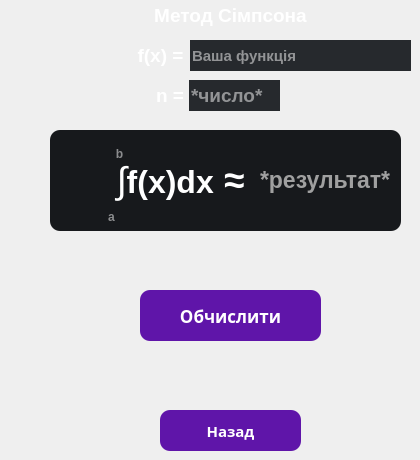
    <widget class="QWidget" name="page_2">
     <widget class="QLabel" name="label_meth2">
      <property name="geometry">
       <rect>
        <x>65</x>
        <y>0</y>
        <width>331</width>
        <height>31</height>
       </rect>
      </property>
      <property name="font">
       <font>
        <family>Segoe UI</family>
        <pointsize>14</pointsize>
        <weight>75</weight>
        <bold>true</bold>
       </font>
      </property>
      <property name="layoutDirection">
       <enum>Qt::LeftToRight</enum>
      </property>
      <property name="styleSheet">
       <string notr="true">color: rgb(255, 255, 255);</string>
      </property>
      <property name="frameShape">
       <enum>QFrame::NoFrame</enum>
      </property>
      <property name="text">
       <string>Метод Сімпсона</string>
      </property>
      <property name="alignment">
       <set>Qt::AlignCenter</set>
      </property>
     </widget>
     <widget class="QLabel" name="label_1_3">
      <property name="geometry">
       <rect>
        <x>130</x>
        <y>40</y>
        <width>61</width>
        <height>31</height>
       </rect>
      </property>
      <property name="font">
       <font>
        <family>Segoe UI</family>
        <pointsize>14</pointsize>
        <weight>75</weight>
        <bold>true</bold>
       </font>
      </property>
      <property name="layoutDirection">
       <enum>Qt::LeftToRight</enum>
      </property>
      <property name="styleSheet">
       <string notr="true">color: rgb(255, 255, 255);</string>
      </property>
      <property name="frameShape">
       <enum>QFrame::NoFrame</enum>
      </property>
      <property name="text">
       <string>f(x) =</string>
      </property>
      <property name="alignment">
       <set>Qt::AlignCenter</set>
      </property>
     </widget>
     <widget class="QLineEdit" name="function_meth2">
      <property name="geometry">
       <rect>
        <x>190</x>
        <y>40</y>
        <width>221</width>
        <height>31</height>
       </rect>
      </property>
      <property name="font">
       <font>
        <family>Segoe UI</family>
        <pointsize>11</pointsize>
        <weight>75</weight>
        <bold>true</bold>
       </font>
      </property>
      <property name="styleSheet">
       <string notr="true">background-color: rgb(38, 41, 45);
color: rgb(255, 255, 255);
border: none;</string>
      </property>
      <property name="text">
       <string/>
      </property>
      <property name="alignment">
       <set>Qt::AlignLeading|Qt::AlignLeft|Qt::AlignVCenter</set>
      </property>
      <property name="placeholderText">
       <string notr="true">Ваша функція</string>
      </property>
     </widget>
     <widget class="QLabel" name="label_result2">
      <property name="geometry">
       <rect>
        <x>260</x>
        <y>130</y>
        <width>141</width>
        <height>101</height>
       </rect>
      </property>
      <property name="font">
       <font>
        <family>Segoe UI</family>
        <pointsize>17</pointsize>
        <weight>75</weight>
        <bold>true</bold>
       </font>
      </property>
      <property name="styleSheet">
       <string notr="true">color: rgb(160, 160, 160);
background-color: rgb(23, 25, 28);
border-radius: 10px;</string>
      </property>
      <property name="text">
       <string>&lt;html&gt;&lt;head/&gt;&lt;body&gt;&lt;p&gt;*результат*&lt;/p&gt;&lt;/body&gt;&lt;/html&gt;</string>
      </property>
      <property name="alignment">
       <set>Qt::AlignLeading|Qt::AlignLeft|Qt::AlignVCenter</set>
      </property>
     </widget>
     <widget class="QLabel" name="label_1_4">
      <property name="geometry">
       <rect>
        <x>50</x>
        <y>130</y>
        <width>261</width>
        <height>101</height>
       </rect>
      </property>
      <property name="font">
       <font>
        <family>Segoe UI</family>
        <pointsize>26</pointsize>
        <weight>75</weight>
        <bold>true</bold>
       </font>
      </property>
      <property name="layoutDirection">
       <enum>Qt::LeftToRight</enum>
      </property>
      <property name="styleSheet">
       <string notr="true">color: rgb(255, 255, 255);
background-color: rgb(23, 25, 28);
border-radius: 10px;</string>
      </property>
      <property name="frameShape">
       <enum>QFrame::NoFrame</enum>
      </property>
      <property name="text">
       <string>&lt;html&gt;&lt;head/&gt;&lt;body&gt;&lt;p&gt;&lt;span style=&quot; font-size:28pt; font-weight:400;&quot;&gt;∫&lt;/span&gt;&lt;span style=&quot; font-size:24pt;&quot;&gt;f(x)dx&lt;/span&gt;&lt;span style=&quot; font-size:28pt;&quot;&gt; ≈&lt;/span&gt;&lt;/p&gt;&lt;/body&gt;&lt;/html&gt;</string>
      </property>
      <property name="alignment">
       <set>Qt::AlignCenter</set>
      </property>
     </widget>
     <widget class="QLineEdit" name="a2">
      <property name="geometry">
       <rect>
        <x>96</x>
        <y>206</y>
        <width>31</width>
        <height>21</height>
       </rect>
      </property>
      <property name="font">
       <font>
        <family>Segoe UI</family>
        <pointsize>9</pointsize>
        <weight>75</weight>
        <bold>true</bold>
       </font>
      </property>
      <property name="styleSheet">
       <string notr="true">color: rgb(255, 255, 255);
border: none;
background-color: rgb(23, 25, 28);</string>
      </property>
      <property name="alignment">
       <set>Qt::AlignCenter</set>
      </property>
      <property name="placeholderText">
       <string>a</string>
      </property>
     </widget>
     <widget class="QLineEdit" name="b2">
      <property name="geometry">
       <rect>
        <x>104</x>
        <y>143</y>
        <width>31</width>
        <height>21</height>
       </rect>
      </property>
      <property name="font">
       <font>
        <family>Segoe UI</family>
        <pointsize>9</pointsize>
        <weight>75</weight>
        <bold>true</bold>
       </font>
      </property>
      <property name="styleSheet">
       <string notr="true">color: rgb(255, 255, 255);
border: none;
background-color: rgb(23, 25, 28);</string>
      </property>
      <property name="alignment">
       <set>Qt::AlignCenter</set>
      </property>
      <property name="placeholderText">
       <string>b</string>
      </property>
     </widget>
     <widget class="QPushButton" name="pushButtonEval2">
      <property name="geometry">
       <rect>
        <x>140</x>
        <y>290</y>
        <width>181</width>
        <height>51</height>
       </rect>
      </property>
      <property name="font">
       <font>
        <family>Bodoni MT Black</family>
        <pointsize>13</pointsize>
        <weight>75</weight>
        <bold>true</bold>
       </font>
      </property>
      <property name="cursor">
       <cursorShape>PointingHandCursor</cursorShape>
      </property>
      <property name="styleSheet">
       <string notr="true">QPushButton {
	background-color: #5F15A9;
	color: rgb(255, 255, 255);
	border-radius: 10px;
}

QPushButton:hover {
	background-color: rgb(81, 16, 145);
}

QPushButton:pressed {
	background-color: rgb(68, 14, 121);
}</string>
      </property>
      <property name="text">
       <string>Обчислити</string>
      </property>
     </widget>
     <widget class="QPushButton" name="pushButtonBack2">
      <property name="geometry">
       <rect>
        <x>160</x>
        <y>410</y>
        <width>141</width>
        <height>41</height>
       </rect>
      </property>
      <property name="font">
       <font>
        <family>Bodoni MT Black</family>
        <pointsize>11</pointsize>
        <weight>75</weight>
        <bold>true</bold>
       </font>
      </property>
      <property name="cursor">
       <cursorShape>PointingHandCursor</cursorShape>
      </property>
      <property name="styleSheet">
       <string notr="true">QPushButton {
	background-color: #5F15A9;
	color: rgb(255, 255, 255);
	border-radius: 10px;
}

QPushButton:hover {
	background-color: rgb(81, 16, 145);
}

QPushButton:pressed {
	background-color: rgb(68, 14, 121);
}</string>
      </property>
      <property name="text">
       <string>Назад</string>
      </property>
     </widget>
     <widget class="QLineEdit" name="n2">
      <property name="geometry">
       <rect>
        <x>189</x>
        <y>80</y>
        <width>91</width>
        <height>31</height>
       </rect>
      </property>
      <property name="font">
       <font>
        <family>Segoe UI</family>
        <pointsize>14</pointsize>
        <weight>75</weight>
        <bold>true</bold>
       </font>
      </property>
      <property name="styleSheet">
       <string notr="true">background-color: rgb(38, 41, 45);
color: rgb(255, 255, 255);
border: none;</string>
      </property>
      <property name="text">
       <string/>
      </property>
      <property name="alignment">
       <set>Qt::AlignLeading|Qt::AlignLeft|Qt::AlignVCenter</set>
      </property>
      <property name="placeholderText">
       <string notr="true">*число*</string>
      </property>
     </widget>
     <widget class="QLabel" name="label_1_8">
      <property name="geometry">
       <rect>
        <x>156</x>
        <y>80</y>
        <width>31</width>
        <height>31</height>
       </rect>
      </property>
      <property name="font">
       <font>
        <family>Segoe UI</family>
        <pointsize>14</pointsize>
        <weight>75</weight>
        <bold>true</bold>
       </font>
      </property>
      <property name="layoutDirection">
       <enum>Qt::LeftToRight</enum>
      </property>
      <property name="styleSheet">
       <string notr="true">color: rgb(255, 255, 255);</string>
      </property>
      <property name="frameShape">
       <enum>QFrame::NoFrame</enum>
      </property>
      <property name="text">
       <string>n =</string>
      </property>
      <property name="alignment">
       <set>Qt::AlignLeading|Qt::AlignLeft|Qt::AlignVCenter</set>
      </property>
     </widget>
     <zorder>label_meth2</zorder>
     <zorder>label_1_3</zorder>
     <zorder>function_meth2</zorder>
     <zorder>label_1_4</zorder>
     <zorder>label_result2</zorder>
     <zorder>a2</zorder>
     <zorder>b2</zorder>
     <zorder>pushButtonEval2</zorder>
     <zorder>pushButtonBack2</zorder>
     <zorder>n2</zorder>
     <zorder>label_1_8</zorder>
    </widget>
